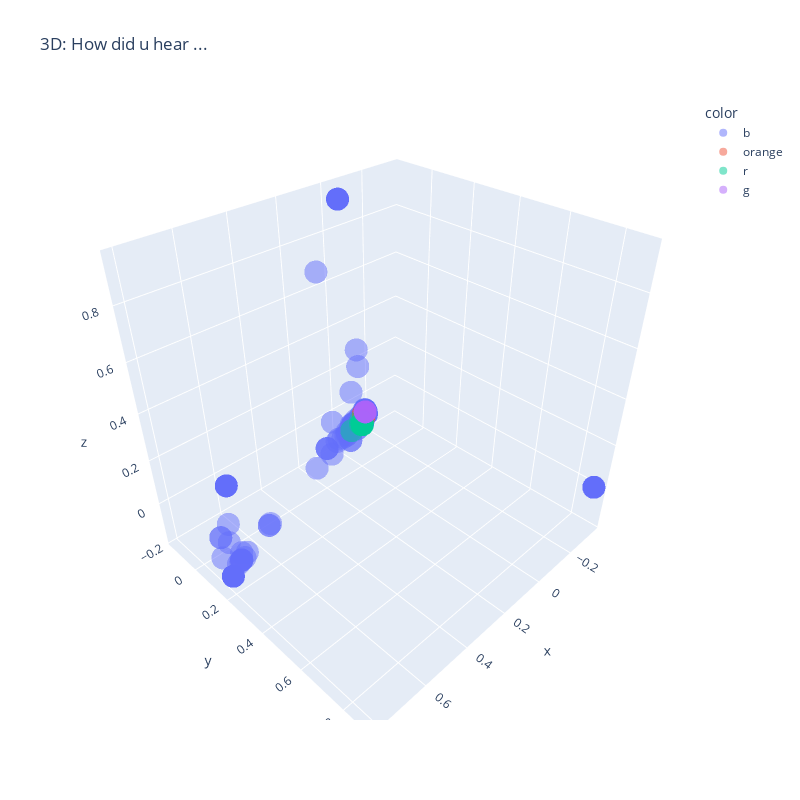

Notebook cell for this chart:
### Code cell
#$was fig = px.scatter_3d(y_hat, x=x,y=y,z=z, opacity = .5, color=df_tidy['color'], title= "3D: How did u hear ...", text = labels, width=600, height=600)
fig = px.scatter_3d(df_tidy3d, x='x',y='y',z='z', opacity = .5, color='color', title= "3D: How did u hear ...", hover_data = 'label', width=800, height=800)
fig.show()

### Figure 1 — Plotly figure (JSON) as saved in the notebook; plotly's stock layout.template omitted (floating-point values rounded to 4 significant figures; data arrays with more than 128 entries replaced by an {"elided": "..."} marker saying what was removed)
{"data": [{"customdata": {"elided": "290x1 str values"}, "hovertemplate": "color=b<br>x=%{x}<br>y=%{y}<br>z=%{z}<br>label=%{customdata[0]}<extra></extra>", "legendgroup": "b", "marker": {"color": "#636efa", "opacity": 0.5, "symbol": "circle"}, "mode": "markers", "name": "b", "scene": "scene", "showlegend": true, "type": "scatter3d", "x": {"elided": "290 float values"}, "y": {"elided": "290 float values"}, "z": {"elided": "290 float values"}}, {"customdata": [["Sent email with greetings Dec2"], ["Inactive.  Welcome email and t"], ["INACTIVE EMAIL. Send email."], ["Sent out email"], ["left no info about how she fou"], ["email \nN/A"], ["email sent."], ["Whitney Tilson email newslette"], ["Texted her similar to  email c"], ["No reply to email."], ["No reply to email."], ["No reply to email."], ["No reply to email."], ["No reply to email."], ["No reply to email."], ["Call? No reply to txt or email"], ["No reply to email"], ["Call? Left txt, VM and email"]], "hovertemplate": "color=orange<br>x=%{x}<br>y=%{y}<br>z=%{z}<br>label=%{customdata[0]}<extra></extra>", "legendgroup": "orange", "marker": {"color": "#EF553B", "opacity": 0.5, "symbol": "circle"}, "mode": "markers", "name": "orange", "scene": "scene", "showlegend": true, "type": "scatter3d", "x": [-0.1324, -0.1259, -0.1369, -0.1324, -0.1226, -0.1369, -0.1324, -0.1326, -0.1344, -0.1388, -0.1388, -0.1388, -0.1388, -0.1388, -0.1388, -0.148, -0.1388, -0.1343], "y": [-0.1261, -0.1191, -0.1322, -0.1261, -0.1139, -0.1322, -0.1261, -0.127, -0.1327, -0.1368, -0.1368, -0.1368, -0.1368, -0.1368, -0.1368, -0.1465, -0.1368, -0.1276], "z": [-0.06992, -0.06002, -0.0788, -0.06992, -0.05442, -0.0788, -0.06992, -0.0693, -0.0688, -0.08739, -0.08739, -0.08739, -0.08739, -0.08739, -0.08739, -0.08423, -0.08739, -0.06044]}, {"customdata": [["Carl Larson \nN/A"], ["Carl Larson  \nN/A"], ["Heard an interview with Carl L"], ["Carl Larson \nN/A"], ["Twitter, Carl Larson \nN/A"], ["Carl \nN/A"], ["Carl Larson  \nN/A"], ["Philip is the man that often d"], ["Carl Larson"], ["Carl Larson introduced me on L"], ["Leader of  VOI.  Attended lead"]], "hovertemplate": "color=r<br>x=%{x}<br>y=%{y}<br>z=%{z}<br>label=%{customdata[0]}<extra></extra>", "legendgroup": "r", "marker": {"color": "#00cc96", "opacity": 0.5, "symbol": "circle"}, "mode": "markers", "name": "r", "scene": "scene", "showlegend": true, "type": "scatter3d", "x": [-0.1391, -0.1391, -0.05481, -0.1391, -0.1325, -0.131, -0.1391, -0.1315, -0.1391, -0.1391, -0.1273], "y": [-0.1465, -0.1465, -0.1229, -0.1465, -0.1383, -0.1357, -0.1465, -0.1489, -0.1465, -0.1465, -0.142], "z": [-0.1341, -0.1341, -0.11, -0.1341, -0.1207, -0.1112, -0.1341, -0.1291, -0.1341, -0.1341, -0.1008]}, {"customdata": [["Poster \nN/A"], ["poster on telephone pole, Broa"], ["poster outside of Angry Beaver"], ["Poster"], ["Poster at bus stop"], ["Poster in Greenwood"], ["Bus stop poster"]], "hovertemplate": "color=g<br>x=%{x}<br>y=%{y}<br>z=%{z}<br>label=%{customdata[0]}<extra></extra>", "legendgroup": "g", "marker": {"color": "#ab63fa", "opacity": 0.5, "symbol": "circle"}, "mode": "markers", "name": "g", "scene": "scene", "showlegend": true, "type": "scatter3d", "x": [-0.1069, -0.1069, -0.1069, -0.1069, -0.1069, -0.1069, -0.1069], "y": [-0.09078, -0.09078, -0.09078, -0.09078, -0.09078, -0.09078, -0.09078], "z": [-0.01941, -0.01941, -0.01941, -0.01941, -0.01941, -0.01941, -0.01941]}], "layout": {"height": 800, "legend": {"title": {"text": "color"}, "tracegroupgap": 0}, "scene": {"domain": {"x": [0, 1], "y": [0, 1]}, "xaxis": {"title": {"text": "x"}}, "yaxis": {"title": {"text": "y"}}, "zaxis": {"title": {"text": "z"}}}, "title": {"text": "3D: How did u hear ..."}, "width": 800}}
